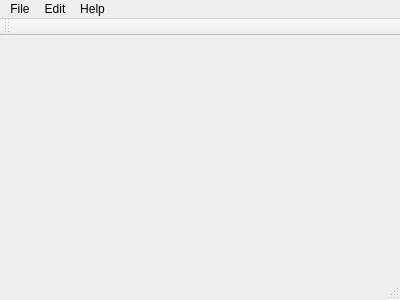
<?xml version="1.0" encoding="UTF-8"?>
<ui version="4.0">
 <class>MainWindow</class>
 <widget class="QMainWindow" name="MainWindow">
  <property name="geometry">
   <rect>
    <x>0</x>
    <y>0</y>
    <width>400</width>
    <height>300</height>
   </rect>
  </property>
  <property name="windowTitle">
   <string>MainWindow</string>
  </property>
  <widget class="QWidget" name="centralWidget"/>
  <widget class="QMenuBar" name="menuBar">
   <property name="geometry">
    <rect>
     <x>0</x>
     <y>0</y>
     <width>400</width>
     <height>23</height>
    </rect>
   </property>
   <widget class="QMenu" name="menuFile">
    <property name="title">
     <string>File</string>
    </property>
   </widget>
   <widget class="QMenu" name="menuEdit">
    <property name="title">
     <string>Edit</string>
    </property>
   </widget>
   <widget class="QMenu" name="menuHelp">
    <property name="title">
     <string>Help</string>
    </property>
    <widget class="QMenu" name="menuLanguage">
     <property name="title">
      <string>Language</string>
     </property>
     <addaction name="actionChinese_Simplify"/>
     <addaction name="actionChinese_Tranitional"/>
     <addaction name="actionEnglish"/>
     <addaction name="actionJapanese"/>
    </widget>
    <addaction name="actionDocument"/>
    <addaction name="actionTutorial"/>
    <addaction name="separator"/>
    <addaction name="actionUpdate_Check"/>
    <addaction name="actionAbout_Us"/>
    <addaction name="menuLanguage"/>
   </widget>
   <addaction name="menuFile"/>
   <addaction name="menuEdit"/>
   <addaction name="menuHelp"/>
  </widget>
  <widget class="QToolBar" name="mainToolBar">
   <attribute name="toolBarArea">
    <enum>TopToolBarArea</enum>
   </attribute>
   <attribute name="toolBarBreak">
    <bool>false</bool>
   </attribute>
  </widget>
  <widget class="QStatusBar" name="statusBar"/>
  <action name="actionDocument">
   <property name="text">
    <string>Document</string>
   </property>
  </action>
  <action name="actionTutorial">
   <property name="text">
    <string>Tutorial</string>
   </property>
  </action>
  <action name="actionUpdate_Check">
   <property name="text">
    <string>Update Check</string>
   </property>
  </action>
  <action name="actionAbout_Us">
   <property name="text">
    <string>About Us</string>
   </property>
  </action>
  <action name="actionChinese_Simplify">
   <property name="text">
    <string>Chinese(Simplify)</string>
   </property>
  </action>
  <action name="actionChinese_Tranitional">
   <property name="text">
    <string>Chinese(Tranitional)</string>
   </property>
  </action>
  <action name="actionEnglish">
   <property name="text">
    <string>English</string>
   </property>
  </action>
  <action name="actionJapanese">
   <property name="text">
    <string>Japanese</string>
   </property>
  </action>
 </widget>
 <layoutdefault spacing="6" margin="11"/>
 <resources/>
 <connections/>
</ui>
